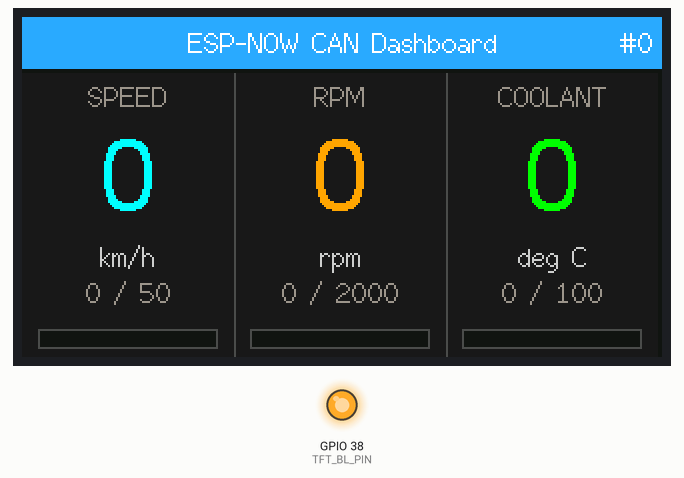
Recording of a sketch running on a simulated ESP32-S3. Parts: 320×170 colour display, output pins drawn as LEDs (lit = HIGH). What the sketch prints to the serial monitor is not drawn.

Above: at 1.9 s.

The sketch:

T-Display-S3-CAN-ESP-NOW-Version3.ino
```cpp
// ============================================================================
//  LilyGo T-Display S3 - ESP-NOW CAN Dashboard (v3)
//  ----------------------------------------------------------------------------
//  Receives CAN frames via ESP-NOW broadcast, decodes OBD-II PID responses,
//  and shows three live gauges on the built-in 170x320 ST7789 panel.
//
//  Changes vs v2:
//    - Scaled gauge maxes for cold-start playback: Speed 50, RPM 2000,
//      Coolant 100
//    - Uses Font 6 (48px 7-segment) for the big numeric value
//    - Added a "value / max" numerical readout under the unit label
//    - Updated color thresholds for the new ranges
//
//  Gauges:
//    - SPEED   (km/h)   0-50    from PID 0x0D  (cyan)
//    - RPM             0-2000   from PID 0x0C  (orange, red >1700)
//    - COOLANT (°C)    0-100    from PID 0x05  (green, yellow >80, red >95)
//
//  Hardware:
//    - LilyGo T-Display S3 (ESP32-S3, 170x320 ST7789 8-bit parallel TFT)
//
//  Expected ESP-NOW packet:
//    struct CanFrame { uint32_t id; uint8_t dlc; uint8_t data[8]; }
//
//  Required Arduino library:
//    - TFT_eSPI by Bodmer (with T-Display S3 User_Setup; ensure LOAD_FONT6)
// ============================================================================

#include <WiFi.h>
#include <esp_now.h>
#include <TFT_eSPI.h>

#define TFT_BL_PIN  38

TFT_eSPI tft = TFT_eSPI();

struct __attribute__((packed)) CanFrame {
    uint32_t id;
    uint8_t  dlc;
    uint8_t  data[8];
};

// Live decoded values
static int rpm = 0;
static int speed_kmh = 0;
static int coolant_c = 0;
static uint32_t rxCount = 0;

// Previous values for change-detection redraw
static int prevRpm = -1, prevSpeed = -1, prevCoolant = -1;
static uint32_t prevRxCount = 0;

// Color palette (RGB565)
#define COL_BG        0x10A2
#define COL_PANEL_BG  0x18C3
#define COL_DIV       0x4A69
#define COL_HEADER    0x2D5F
#define COL_HEADER_T  0xFFFF
#define COL_LABEL     0x9CB1
#define COL_UNIT      0xCE79
#define COL_SPEED     0x07FF
#define COL_RPM       0xFD20
#define COL_RPM_HI    0xF800
#define COL_COOL      0x07E0
#define COL_COOL_HOT  0xF800
#define COL_COOL_WARN 0xFCC0

#define PANEL_W   106
#define PANEL_H   142
#define PANEL_Y   28

uint16_t rpmColor(int v) {
    if (v >= 1700) return COL_RPM_HI;
    return COL_RPM;
}
uint16_t coolantColor(int v) {
    if (v >= 95) return COL_COOL_HOT;
    if (v >= 80) return COL_COOL_WARN;
    return COL_COOL;
}

void drawHeader() {
    tft.fillRect(0, 0, 320, 26, COL_HEADER);
    tft.setTextColor(COL_HEADER_T, COL_HEADER);
    tft.setTextDatum(MC_DATUM);
    tft.drawString("ESP-NOW CAN Dashboard", 160, 13, 2);
    tft.setTextDatum(TL_DATUM);
}

void drawBar(int x, int y, int w, int h, int pct, uint16_t color) {
    if (pct < 0) pct = 0; if (pct > 100) pct = 100;
    tft.drawRect(x, y, w, h, COL_DIV);
    tft.fillRect(x + 1, y + 1, w - 2, h - 2, COL_BG);
    int fillW = (w - 2) * pct / 100;
    if (fillW > 0) tft.fillRect(x + 1, y + 1, fillW, h - 2, color);
}

void drawPanel(int colIdx, const char *title, int value, int maxVal,
               const char *unit, uint16_t valueColor) {
    int x = colIdx * PANEL_W;

    tft.fillRect(x, PANEL_Y, PANEL_W, PANEL_H, COL_PANEL_BG);
    if (colIdx > 0) tft.drawFastVLine(x, PANEL_Y, PANEL_H, COL_DIV);

    tft.setTextDatum(MC_DATUM);
    tft.setTextColor(COL_LABEL, COL_PANEL_BG);
    tft.drawString(title, x + PANEL_W / 2, PANEL_Y + 12, 2);

    // Big numeric value (Font 6 = 48px 7-segment)
    char vbuf[12];
    snprintf(vbuf, sizeof(vbuf), "%d", value);
    tft.setTextColor(valueColor, COL_PANEL_BG);
    tft.drawString(vbuf, x + PANEL_W / 2, PANEL_Y + 56, 6);

    // Unit
    tft.setTextColor(COL_UNIT, COL_PANEL_BG);
    tft.drawString(unit, x + PANEL_W / 2, PANEL_Y + 92, 2);

    // Numerical "value / max" readout
    char scaleBuf[20];
    snprintf(scaleBuf, sizeof(scaleBuf), "%d / %d", value, maxVal);
    tft.setTextColor(COL_LABEL, COL_PANEL_BG);
    tft.drawString(scaleBuf, x + PANEL_W / 2, PANEL_Y + 110, 2);

    // Progress bar
    int pct = (maxVal > 0) ? (value * 100 / maxVal) : 0;
    drawBar(x + 8, PANEL_Y + 128, PANEL_W - 16, 10, pct, valueColor);

    tft.setTextDatum(TL_DATUM);
}

void drawAll(bool force = false) {
    if (force) {
        tft.fillScreen(COL_BG);
        drawHeader();
    }

    if (force || prevRxCount != rxCount) {
        prevRxCount = rxCount;
        char buf[20];
        snprintf(buf, sizeof(buf), "#%lu", (unsigned long)rxCount);
        tft.fillRect(260, 0, 60, 26, COL_HEADER);
        tft.setTextDatum(MR_DATUM);
        tft.setTextColor(COL_HEADER_T, COL_HEADER);
        tft.drawString(buf, 316, 13, 2);
        tft.setTextDatum(TL_DATUM);
    }

    if (force || prevSpeed != speed_kmh) {
        prevSpeed = speed_kmh;
        drawPanel(0, "SPEED", speed_kmh, 50, "km/h", COL_SPEED);
    }
    if (force || prevRpm != rpm) {
        prevRpm = rpm;
        drawPanel(1, "RPM", rpm, 2000, "rpm", rpmColor(rpm));
    }
    if (force || prevCoolant != coolant_c) {
        prevCoolant = coolant_c;
        drawPanel(2, "COOLANT", coolant_c, 100, "deg C", coolantColor(coolant_c));
    }
}

// Decode OBD-II Mode 1 responses on 0x7E8 (ECM) and 0x7E9 (TCM)
void decodeFrame(const CanFrame &f) {
    if (f.id != 0x7E8 && f.id != 0x7E9) return;
    if (f.dlc < 3 || f.data[1] != 0x41) return;

    uint8_t pid = f.data[2];
    uint8_t A = f.data[3];
    uint8_t B = f.dlc >= 5 ? f.data[4] : 0;

    switch (pid) {
        case 0x05: coolant_c = (int)A - 40; break;
        case 0x0C: rpm = ((int)A * 256 + B) / 4; break;
        case 0x0D: speed_kmh = A; break;
        default: break;
    }
}

void onReceive(const uint8_t *mac, const uint8_t *data, int len) {
    if (len < (int)sizeof(CanFrame)) return;
    CanFrame frame;
    memcpy(&frame, data, sizeof(CanFrame));

    rxCount++;
    decodeFrame(frame);

    Serial.printf("[RX #%lu] ID=0x%03lX [%d]  SPD=%d RPM=%d COOL=%d\n",
                  (unsigned long)rxCount, (unsigned long)frame.id, frame.dlc,
                  speed_kmh, rpm, coolant_c);
}

void setup() {
    Serial.begin(115200);
    delay(1500);
    Serial.println("\n=== LilyGo T-Display S3 - ESP-NOW CAN Dashboard (v3) ===");

    pinMode(TFT_BL_PIN, OUTPUT);
    digitalWrite(TFT_BL_PIN, HIGH);

    tft.init();
    tft.setRotation(1);
    tft.fillScreen(COL_BG);
    drawHeader();
    tft.setTextColor(COL_LABEL, COL_BG);
    tft.drawString("Init ESP-NOW...", 4, 60, 2);

    WiFi.mode(WIFI_STA);
    WiFi.disconnect();
    Serial.printf("MAC: %s\n", WiFi.macAddress().c_str());

    if (esp_now_init() != ESP_OK) {
        tft.fillScreen(TFT_RED);
        tft.setTextColor(TFT_WHITE, TFT_RED);
        tft.setTextDatum(MC_DATUM);
        tft.drawString("ESP-NOW FAIL", 160, 85, 4);
        Serial.println("[ESP-NOW] Init FAILED!");
        while (true) delay(1000);
    }
    esp_now_register_recv_cb(onReceive);

    drawAll(true);
    Serial.println("[ESP-NOW] Ready - waiting for OBD frames");
}

static uint32_t lastDraw = 0;
void loop() {
    uint32_t now = millis();
    if (now - lastDraw >= 100) {
        lastDraw = now;
        drawAll(false);
    }
    delay(10);
}
```
